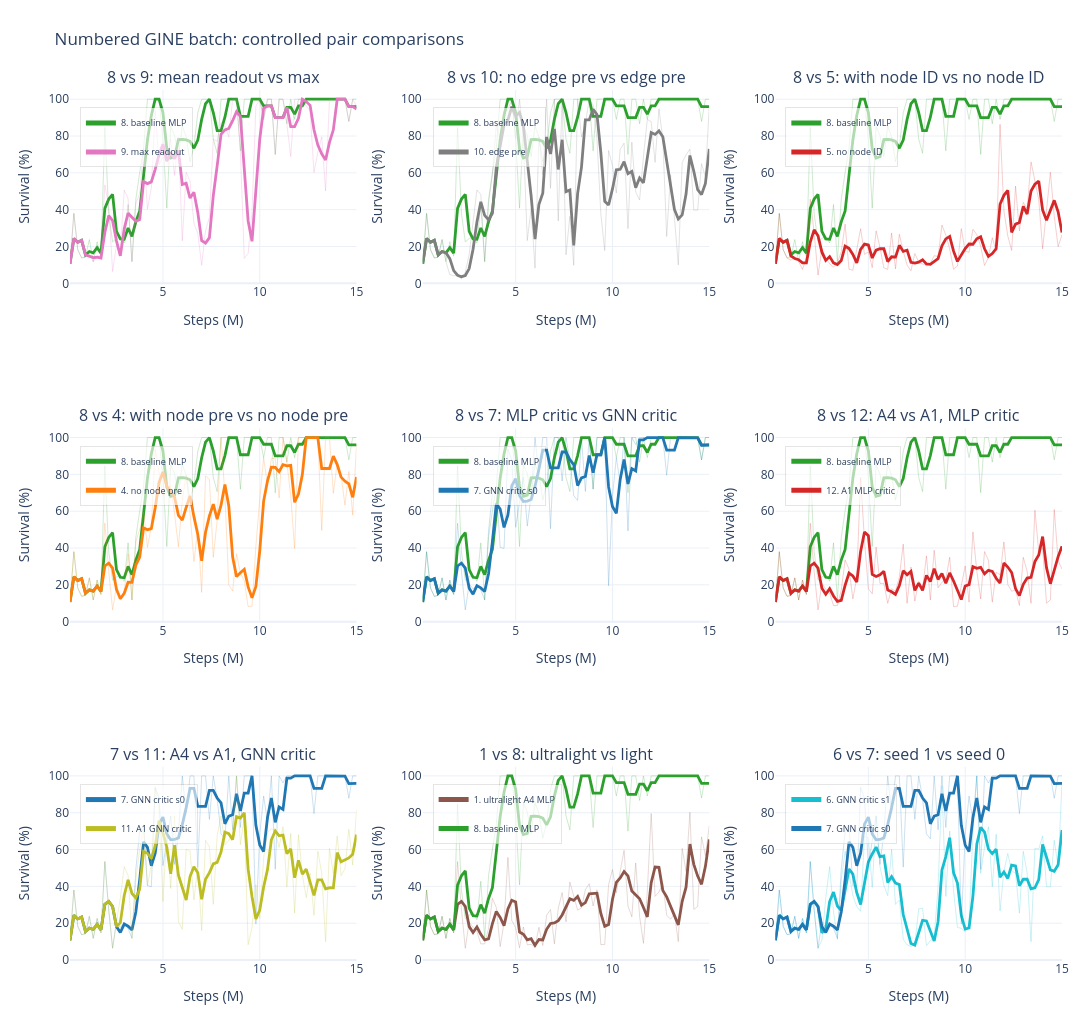

Notebook source saved alongside this figure:
### Code cell
# Controlled pair plots: each subplot compares runs where one main knob changes.
def pair_specs(left_num, right_num):
    return [
        make_run(
            NUMBERED_RUN_NAMES[left_num],
            color="#2ca02c" if left_num == 8 else NUMBERED_GINE_RUNS[left_num]["color"],
            label=f"{left_num}. {NUMBERED_GINE_RUNS[left_num]['short']}",
        ),
        make_run(
            NUMBERED_RUN_NAMES[right_num],
            color=NUMBERED_GINE_RUNS[right_num]["color"],
            label=f"{right_num}. {NUMBERED_GINE_RUNS[right_num]['short']}",
        ),
    ]

controlled_pair_groups = [
    ("8 vs 9: mean readout vs max", pair_specs(8, 9)),
    ("8 vs 10: no edge pre vs edge pre", pair_specs(8, 10)),
    ("8 vs 5: with node ID vs no node ID", pair_specs(8, 5)),
    ("8 vs 4: with node pre vs no node pre", pair_specs(8, 4)),
    ("8 vs 7: MLP critic vs GNN critic", pair_specs(8, 7)),
    ("8 vs 12: A4 vs A1, MLP critic", pair_specs(8, 12)),
    ("7 vs 11: A4 vs A1, GNN critic", pair_specs(7, 11)),
    ("1 vs 8: ultralight vs light", pair_specs(1, 8)),
    ("6 vs 7: seed 1 vs seed 0", pair_specs(6, 7)),
]

fig_pairs = plot_run_groups(
    controlled_pair_groups,
    split="test",
    smooth=3,
    show_raw=True,
    title="Numbered GINE batch: controlled pair comparisons",
    y_range=[0, 105],
    ncols=3,
    subplot_height=340,
    width=1800,
    save_name="numbered_gine_controlled_pair_comparisons",
)
fig_pairs
